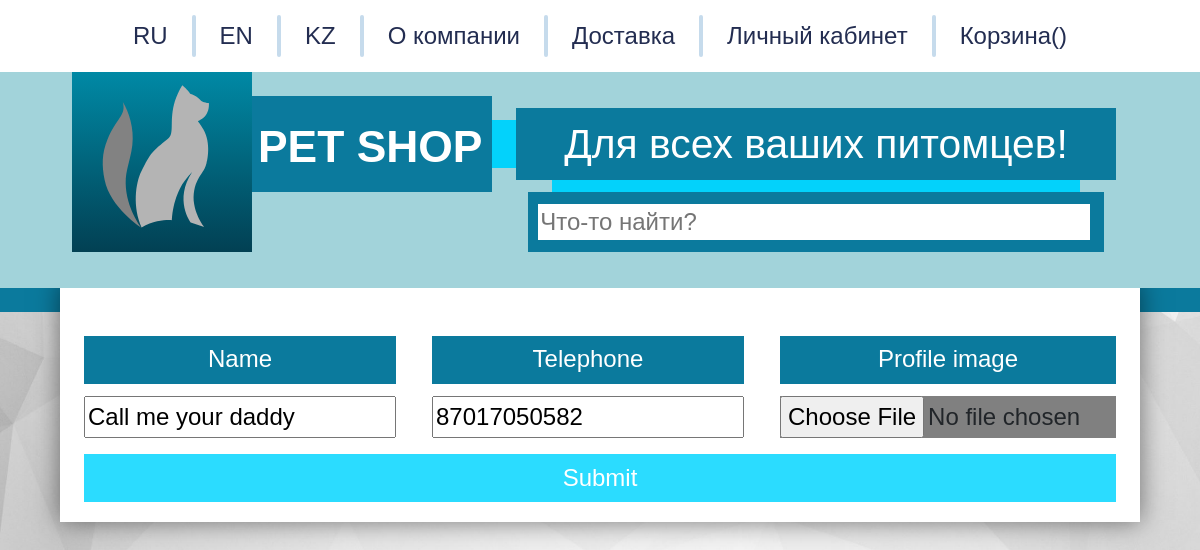
The page /user_page/1/edit (signed in) on the database as committed earlier.
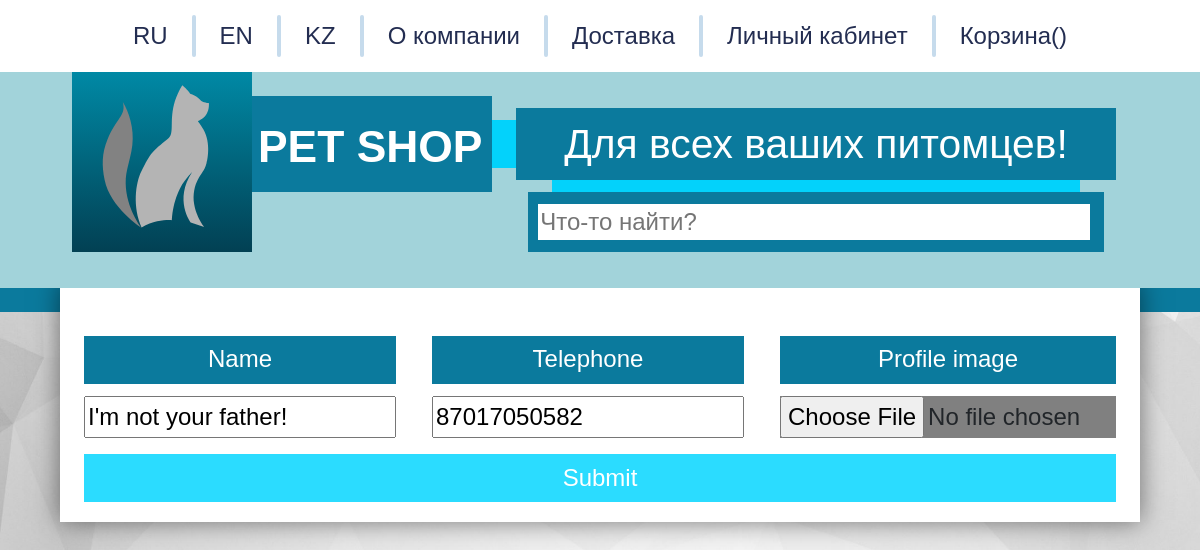
The same page on the database as committed later.
### petshop1/apps/petshop/models.py (models this page shows, shortened)
class Customer(models.Model):
    user = models.OneToOneField(User, on_delete=models.CASCADE, null=True, blank=True)
    name = models.CharField(max_length=200, null=True)
    email = models.CharField(max_length=200, null=True)
    telephone = models.CharField(max_length=200, null=True)
    image = models.ImageField('url for picture', null=True, upload_to="images/", blank=True)

### petshop1/apps/petshop/views.py (the view)
# urls.py: path('user_page/<int:id>/edit', views.edit_account_page, name='edit'),
@login_required(login_url='login')
def edit_account_page(request, id):
    customer = Customer.objects.get(user_id=id)
    form = CustomerForm(instance=customer)
    if request.method == 'POST':
        form = CustomerForm(request.POST, request.FILES, instance=customer)
        if form.is_valid():
            form.save()
            return redirect('mypage', id=id)
    context = {
        'form': form,
        'customer': customer,
    }
    return render(request, 'registration/user_acc_settings.html', context)

### petshop1/apps/petshop/forms.py
class CustomerForm(forms.ModelForm):
    class Meta:
        model = Customer
        fields = ('name', 'telephone', 'image')
        widgets = {
            'name': forms.TextInput(attrs={'class': 'input-text', 'style': 'position: absolute; top: 8vw; left:2vw; width: 26vw;'}),
            'telephone': forms.TextInput(attrs={'class': 'input-text', 'style': 'position: absolute; top: 8vw; left:31vw; width: 26vw;'}),
            'image': forms.FileInput(attrs={'class': 'input-text', 'style': 'position: absolute; top: 8vw; left:60vw; width: 28vw; background-color: grey'})
        }

### templates/registration/user_acc_settings.html (shortened to what this page needs)
{% extends 'Main.html' %}
{% load static %}
{% block content %}
<div class = "main" style = "height: 20vw">
    <form method="POST" action="" enctype="multipart/form-data" style = "position: absolute; top:1.5vw; font-size: 2vw;">
        <div style = "position: absolute; top: 3vw; left:2vw; height: 4vw; width: 26vw; background-color: rgb(11, 122, 157); padding-top: 0.4vw; text-align: center; color: white">Name</div>
        <div style = "position: absolute; top: 3vw; left:31vw; height: 4vw; width: 26vw; background-color: rgb(11, 122, 157); padding-top: 0.4vw; text-align: center; color: white">Telephone</div>
        <div style = "position: absolute; top: 3vw; left:60vw; height: 4vw; width: 28vw; background-color: rgb(11, 122, 157); padding-top: 0.4vw; text-align: center; color: white">Profile image</div>
            {{ form.name}}
            {{ form.telephone}}
            {{ form.image}}
            <button type="submit" class = "button-old" style = "color: white; position: absolute; top: 12.8vw; left: 2vw; background-color: rgb(43, 220, 255); width:86vw; height: 4vw; z-index: 1000; border: none; outline: none; ">Submit</button>
    </form>
</div>
{% endblock %}

Rows that differ between the two databases and show on the page:
changed Customer: name "Call me your daddy" → "I'm not your father!"
